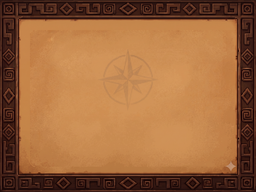
#> input picture EcuaTrials/gfx/bg_bottom.png, 256 x 192 px
$ python patch_final.py
#> lines starting #> are read from the running program, lines starting #| are printed output that depends on the picture
from PIL import Image

img = Image.open('gfx/bg_bottom.png').convert('RGB')
#> img is the input picture: PIL image 256x192 RGB; mean R, G, B 155.9, 102.8, 61.1

# Pure wood patch, strictly away from any borders or compass rose
pure_wood = img.crop((30, 40, 80, 102)) # width 50, height 62
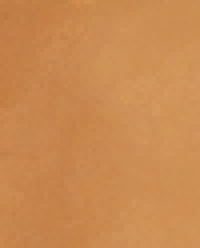
#> pure_wood: PIL image 50x62 RGB (shown 4 times larger); mean R, G, B 202, 138.4, 80.9

# Create a full-width pure wood strip
strip = Image.new('RGB', (224, 62)) # 240 - 16 = 224
#> strip: PIL image 224x62 RGB; every value is 0
for x in range(0, 224, 50):
    strip.paste(pure_wood, (x, 0))
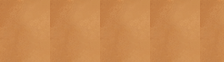
#> strip: PIL image 224x62 RGB; mean R, G, B 201.6, 137.9, 80.4

# Paste the full-width strip into the image, covering the slots (x=16 to 240, y=106 to 168)
img.paste(strip, (16, 106))

img.save('gfx/bg_bottom.png')
